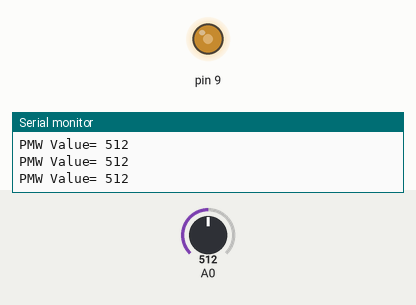
A sketch run on a simulated Arduino Uno, built with avr-gcc and run on an emulated ATmega328P. Parts: output pins drawn as LEDs (lit = HIGH), the last lines printed to the serial monitor. The inputs (shaded band) are chosen by the test bench; at power-on: A0 = 512.

Above: at 1.2 s.
1.3 s: A0 set to 106
At 2.5 s:
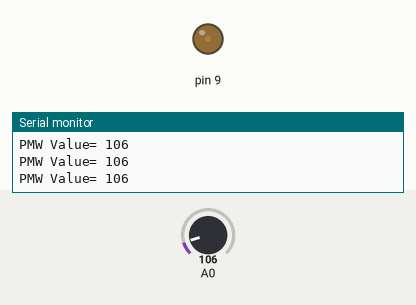
2.8 s: A0 set to 88
At 3.6 s:
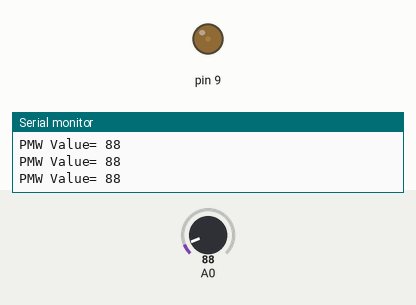
5.8 s: A0 set to 1023
At 6.9 s:
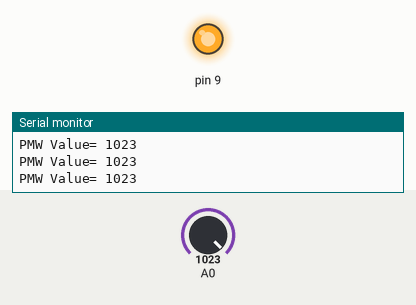
7.3 s: A0 set to 990
At 8.2 s:
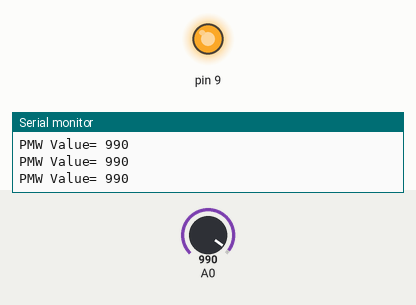
8.8 s: A0 set to 716
At 9.2 s:
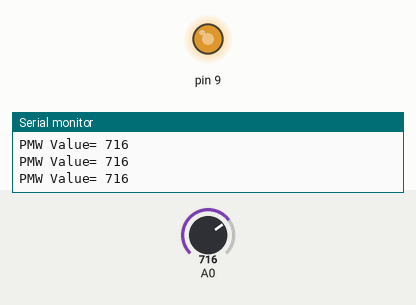
10.3 s: A0 set to 0
At 11.4 s:
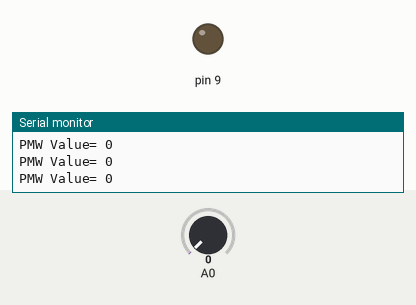
Timing chart, 0 to 12.8 s (numbered marks = the images above; inputs shaded):
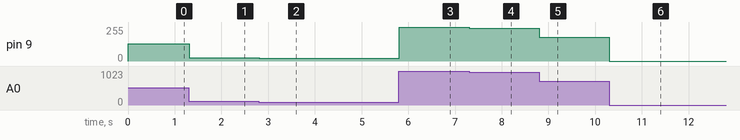

Measured:
- after the input at 1.3 s, pin 9: 128/255 → 26/255 at once
- after the input at 2.8 s, pin 9: 26/255 → 22/255 at once
- after the input at 5.8 s, pin 9: 22/255 → 255/255 at once
- after the input at 7.3 s, pin 9: 255/255 → 247/255 at once
- after the input at 8.8 s, pin 9: 247/255 → 179/255 at once
- after the input at 10.3 s, pin 9: 179/255 → 0/255 at once

The sketch:

praktikum7-1.ino
```cpp
int val=0;
void setup() {
  // put your setup code here, to run once:
  Serial.begin(9600);
  pinMode(9,OUTPUT);

}

void loop() {
  // put your main code here, to run repeatedly:
  val= analogRead(A0);
  analogWrite(9,val/4);
  Serial.print("PMW Value= ");
  Serial.println(val,DEC);
  delay(15);

}
```
